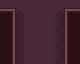

A 2D game scene composited from a Tiled map and its tileset images. What follows is a short description and the map's XML, with every tile layer's data as written:
An orthogonal 5x4 tile map with 16x16 px tiles, 3 tile layers (Back, Walls, Front) and 1 object.

<map version="1.10" tiledversion="1.10.2" orientation="orthogonal" renderorder="right-down" width="5" height="4" tilewidth="16" tileheight="16" infinite="0" nextlayerid="5" nextobjectid="2">
 <tileset firstgid="1" source="../../../Tilesets/forge_tileset.tsx" />
 <layer id="1" name="Back" width="5" height="4">
  <data encoding="csv">
228,182,203,180,228,
0,202,203,204,0,
0,202,203,204,0,
0,202,203,204,0
</data>
 </layer>
 <layer id="2" name="Walls" width="5" height="4">
  <data encoding="csv">
0,0,0,0,0,
55,0,0,0,51,
55,0,0,0,51,
55,0,0,0,51
</data>
 </layer>
 <layer id="3" name="Front" width="5" height="4">
  <data encoding="csv">
4,0,0,0,2,
0,0,0,0,0,
0,0,0,0,0,
0,0,0,0,0
</data>
 </layer>
 <objectgroup id="4" name="Entities" class="Gate">
  <properties>
   <property name="Orientation" value="Horizontal" />
  </properties>
  <object id="1" x="16" y="16" width="48" height="48" />
 </objectgroup>
</map>
